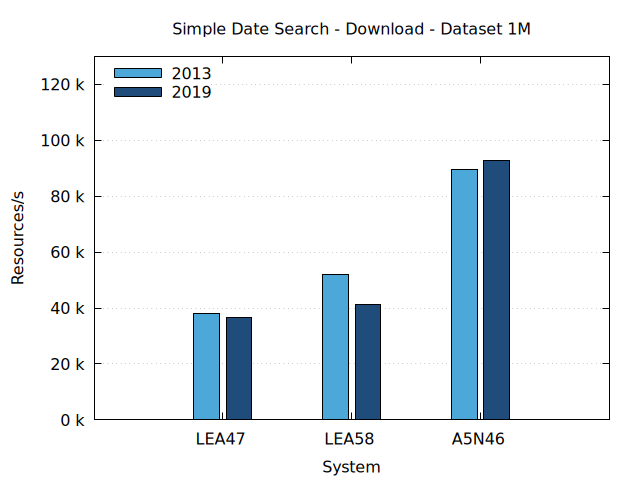

Write gnuplot code to recreate this figure.
# Set the terminal to PNG and specify the output file
set terminal pngcairo enhanced font 'Helvetica Neue,12'
set output 'simple-date-search-download-1M.png'

# Set the data separator and skip the header
set datafile separator "|"
set style data histograms
set style histogram clustered
set style fill solid border -1
set boxwidth 0.8
set key left top reverse

# Define x-axis and y-axis labels
set title "Simple Date Search - Download - Dataset 1M"
set xlabel 'System'
set ylabel 'Resources/s'
set format y "%.0f k"
set yrange [0:130]

# Define grid
set grid ytics

# Define line styles and colors for each year
set style line 1 lc rgb '#4DA8DA'
set style line 2 lc rgb '#1F4C7A'

# Plot the data
plot 'simple-date-search-download-1M.txt' using 4:xtic(2) every 2 ls 1 title '2013', \
     'simple-date-search-download-1M.txt' using 4:xtic(2) every 2::1 ls 2 title '2019'
